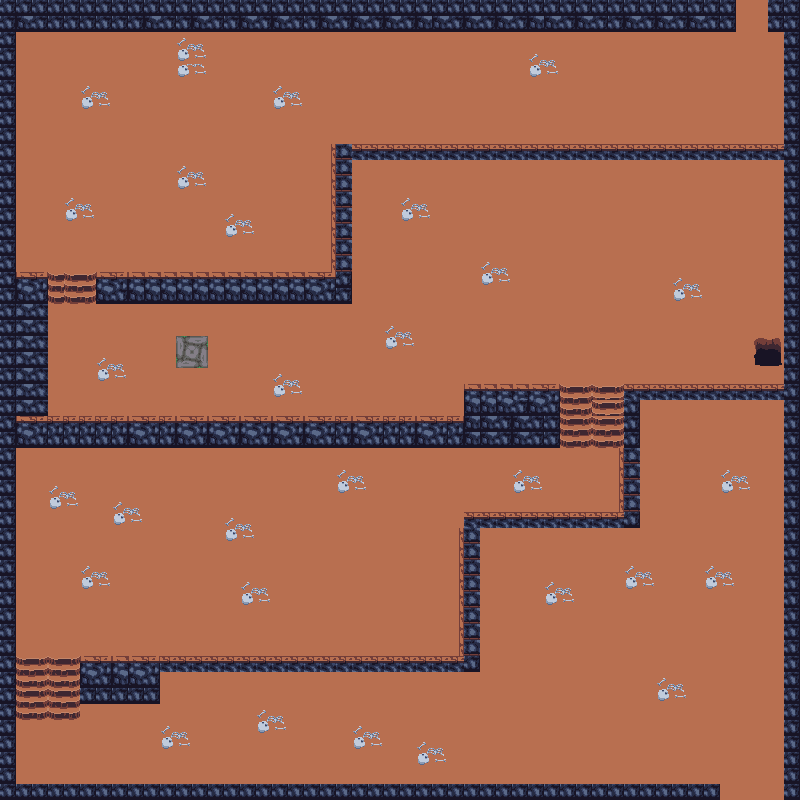

The image is a tile-based game level rendered from a .tmx file. Its description and source (layers, tilesets, objects; grid data summarised) follow:
An orthogonal 50x50 tile map with 16x16 px tiles, 4 tile layers (floor, path, walls, elements), 3 tilesets and 56 objects (17x collision, exit_bones, spawn_donjon_bones, enter_bones_donjon, spawn_hiver_bones, ...).

<map version="1.9" tiledversion="1.9.0" orientation="orthogonal" renderorder="right-down" width="50" height="50" tilewidth="16" tileheight="16" infinite="0" nextlayerid="7" nextobjectid="77">
 <tileset firstgid="1" source="donjon.tsx" />
 <tileset firstgid="257" source="donjon1.tsx" />
 <tileset firstgid="513" source="nature.tsx" />
 <layer id="1" name="floor" width="50" height="50">
  <data>[2500 cells, 2054 non-empty, 10 distinct tile ids]</data>
 </layer>
 <layer id="2" name="path" width="50" height="50">
  <data>[2500 cells, 45 non-empty, 6 distinct tile ids]</data>
 </layer>
 <layer id="3" name="walls" width="50" height="50">
  <data>[2500 cells, 492 non-empty, 11 distinct tile ids]</data>
 </layer>
 <layer id="5" name="elements" width="50" height="50">
  <data>[2500 cells, 126 non-empty, 12 distinct tile ids]</data>
 </layer>
 <objectgroup id="4" name="objects">
  <object id="1" name="exit_bones" x="735.94" y="-0.0303364" width="32" height="10.3636" />
  <object id="2" name="spawn_donjon_bones" x="742.606" y="717.122">
   <point />
  </object>
  <object id="3" name="collision" x="1.33333" y="-0.666667" width="734.151" height="32" />
  <object id="4" name="collision" x="768.667" y="0.121215" width="32" height="31.5151" />
  <object id="5" name="collision" x="784" y="31.9697" width="17.3333" height="768.031" />
  <object id="7" name="collision" x="0.666667" y="784" width="720.5" height="13.3333" />
  <object id="8" name="collision" x="0.666667" y="29.3333" width="13.3333" height="751.333" />
  <object id="9" name="collision" x="17.3333" y="272.667" width="28.6667" height="142.667" />
  <object id="10" name="collision" x="96" y="272" width="253.333" height="30.6667" />
  <object id="11" name="collision" x="334.667" y="142" width="16" height="126.667" />
  <object id="12" name="collision" x="352" y="141.333" width="432.667" height="17.3333" />
  <object id="13" name="collision" x="626.667" y="384" width="155.333" height="14" />
  <object id="14" name="collision" x="626" y="398.667" width="14" height="128.667" />
  <object id="15" name="collision" x="464.667" y="383.333" width="94" height="60" />
  <object id="16" name="collision" x="12.6667" y="416.667" width="449.333" height="28.6667" />
  <object id="17" name="collision" x="81.3333" y="658" width="80" height="44.6667" />
  <object id="18" name="collision" x="161.333" y="655.333" width="318" height="14" />
  <object id="19" name="collision" x="463.333" y="512.667" width="18" height="140" />
  <object id="20" name="collision" x="482.667" y="512" width="142" height="14" />
  <object id="73" name="enter_bones_donjon" x="721.409" y="794.182" width="62.5" height="4.81818" />
  <object id="74" name="spawn_hiver_bones" x="751.136" y="62.3636">
   <point />
  </object>
  <object id="76" name="life" x="177.667" y="337" width="30.6667" height="29.6667" />
 </objectgroup>
 <objectgroup id="6" name="pathMonsters">
  <object id="29" name="boss_path1" x="656.25" y="415.75" width="16.125" height="16.375" />
  <object id="30" name="boss_path2" x="656.125" y="544" width="15.8125" height="16.0625" />
  <object id="31" name="boss_path3" x="512.182" y="544.182" width="16" height="15.6364" />
  <object id="32" name="boss_path4" x="512.545" y="640" width="15.6364" height="16" />
  <object id="33" name="boss_path5" x="736.227" y="639.807" width="15.2727" height="16.1818" />
  <object id="34" name="boss_path6" x="736.545" y="416.364" width="15.2727" height="15.6364" />
  <object id="35" name="boss1_path1" x="560.25" y="736" width="15.25" height="16" />
  <object id="36" name="boss1_path2" x="176.5" y="735.75" width="15.5" height="16" />
  <object id="38" name="boss1_path3" x="176.5" y="688" width="15.625" height="15.875" />
  <object id="39" name="boss1_path4" x="560.25" y="688.125" width="15.75" height="15.75" />
  <object id="40" name="boss2_path1" x="48.1818" y="464.182" width="15.8182" height="15.8182" />
  <object id="41" name="boss2_path2" x="48.3636" y="624.182" width="15.6364" height="16" />
  <object id="42" name="boss2_path3" x="351.938" y="624" width="15.9375" height="15.8125" />
  <object id="43" name="boss2_path4" x="352.364" y="544.364" width="15.4545" height="15.2727" />
  <object id="44" name="boss2_path5" x="160.091" y="544.182" width="15.9091" height="15.7273" />
  <object id="45" name="boss2_path6" x="160.125" y="464" width="15.75" height="15.875" />
  <object id="46" name="boss3_path1" x="192.125" y="480" width="15.875" height="15.875" />
  <object id="48" name="boss3_path2" x="560.091" y="479.727" width="15.8182" height="16.2727" />
  <object id="49" name="boss4_path1" x="752.182" y="176.182" width="15.9091" height="15.9091" />
  <object id="50" name="boss4_path2" x="368" y="176.091" width="15.9091" height="15.8182" />
  <object id="51" name="boss4_path3" x="368.182" y="320.182" width="15.8182" height="15.8182" />
  <object id="52" name="boss4_path4" x="752.188" y="320.188" width="15.875" height="15.625" />
  <object id="53" name="boss5_path1" x="416.375" y="240.125" width="15.75" height="15.75" />
  <object id="55" name="boss5_path2" x="688.13" y="239.913" width="15.8261" height="16.0435" />
  <object id="57" name="boss6_path1" x="48" y="47.9091" width="16" height="15.8182" />
  <object id="59" name="boss6_path2" x="48.0625" y="240.167" width="15.9375" height="15.875" />
  <object id="60" name="boss6_path3" x="240.031" y="240.042" width="15.9375" height="15.875" />
  <object id="61" name="boss6_path4" x="240.072" y="160.135" width="15.9375" height="15.875" />
  <object id="62" name="boss6_path5" x="143.985" y="159.962" width="15.9375" height="15.875" />
  <object id="63" name="boss6_path6" x="144.067" y="96.0797" width="15.9375" height="15.875" />
  <object id="64" name="boss6_path7" x="512.011" y="96.1536" width="15.9375" height="15.875" />
  <object id="65" name="boss6_path8" x="512.011" y="48.0286" width="15.9375" height="15.875" />
  <object id="66" name="boss7_path1" x="208.109" y="47.9783" width="15.8478" height="16.0761" />
  <object id="67" name="boss7_path2" x="208.077" y="192.01" width="15.8478" height="16.0761" />
 </objectgroup>
</map>
